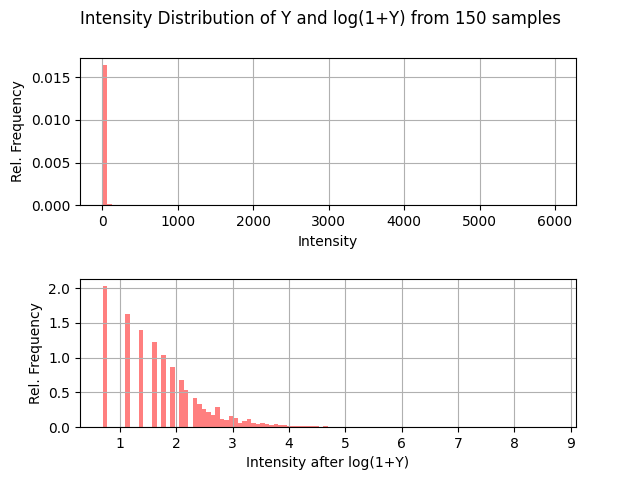

Here is the Python script that generated this plot:
'''
Semesterproject Fluorescence Spectroscopy
'''
import numpy as np
import matplotlib.pyplot as plt

n=150
Y_log = np.load('/home/tmp/baierluc/1_Y.npy')[:n]
Y_log = Y_log.reshape(256*256*n)
Y_log = Y_log[Y_log>0.2]
Y = np.exp(Y_log)-1

fig, (ax1, ax2) = plt.subplots(2)
fig.suptitle('Intensity Distribution of Y and log(1+Y) from 150 samples')
fig.subplots_adjust(hspace=0.5)

ax1.hist(Y, bins=100, label='Relative Frequency from 150 samples', density=True, color='red', alpha=0.5)
ax1.set_xlabel('Intensity')
ax1.set_ylabel('Rel. Frequency')
ax1.grid(True)
#ax1.legend()

ax2.hist(Y_log, bins=100, label='Relative Frequency from 150 samples', density=True, color='red', alpha=0.5)
ax2.set_xlabel('Intensity after log(1+Y)')
ax2.set_ylabel('Rel. Frequency')
ax2.grid(True)
#ax2.legend()

plt.savefig('Presentation/Normalization.png')
